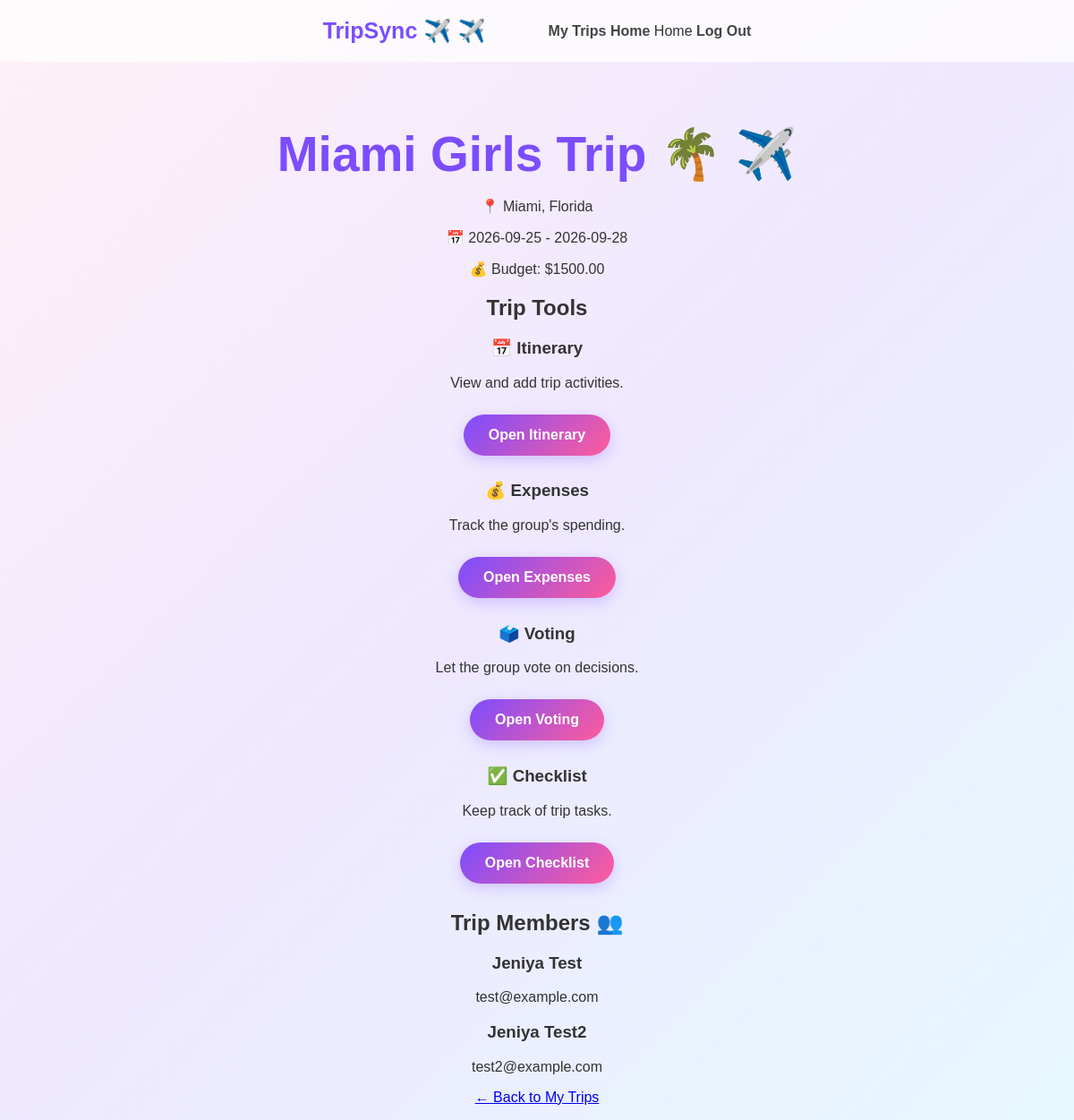
Before: /trip/1 (signed in) with the older database file.
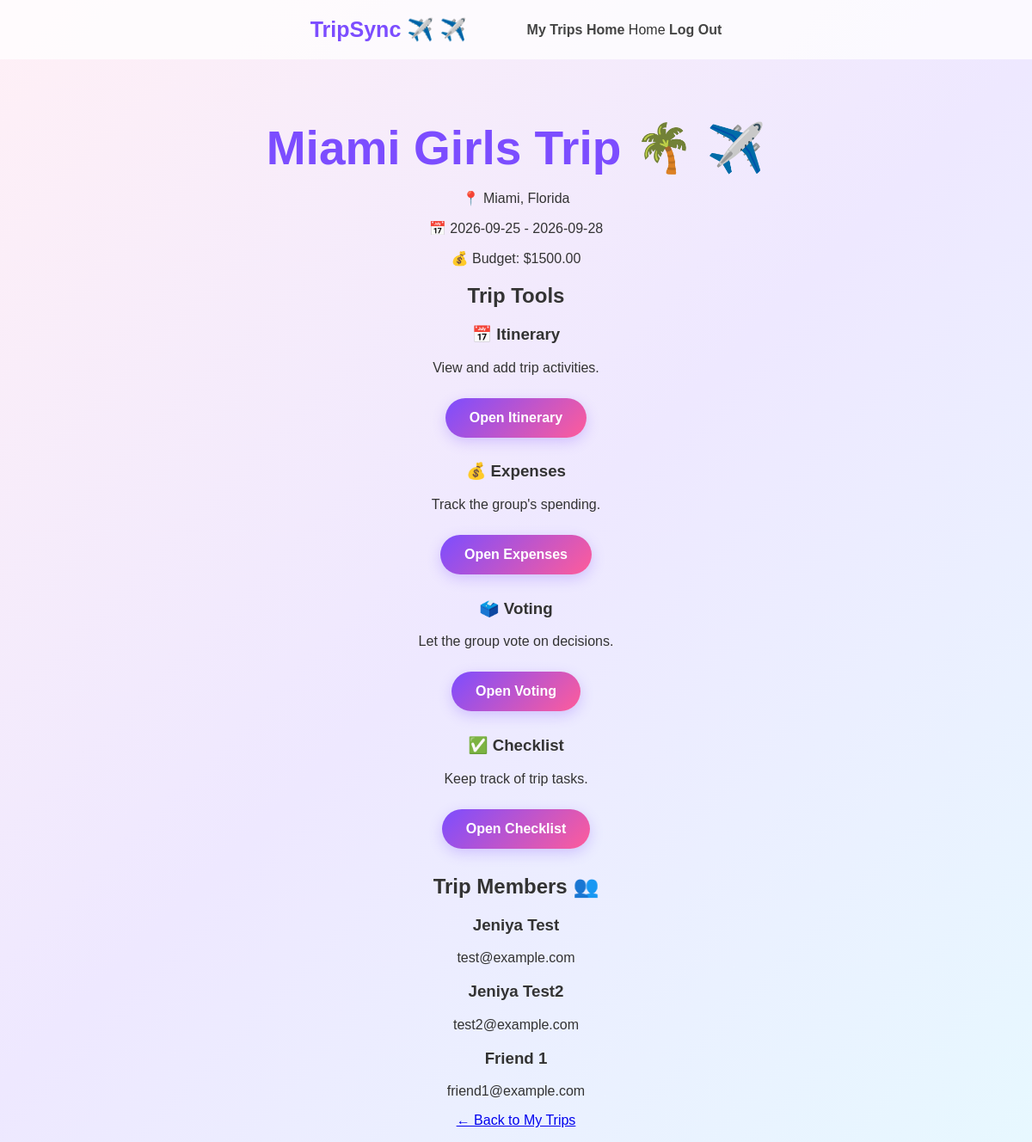
After: the same page with the newer database file.
### tables this page shows
CREATE TABLE users (
            id INTEGER PRIMARY KEY AUTOINCREMENT,
            name TEXT NOT NULL,
            email TEXT UNIQUE NOT NULL,
            password TEXT NOT NULL
        );

### app.py (the view, shortened to what this page needs)
@app.route(
    "/trip/<int:trip_id>"
)
def trip_details(trip_id):
    if not logged_in():
        return redirect(
            url_for("login")
        )
    connection = get_db_connection()
    trip = connection.execute("""
        SELECT *
        FROM trips
        WHERE id = ?
    """, (
        trip_id,
    )).fetchone()
    owner = connection.execute("""
        SELECT
            name,
            email

        FROM users

        WHERE id = ?
    """, (
        trip["user_id"],
    )).fetchone()
    members = connection.execute("""
        SELECT
            users.name,
            users.email

        FROM trip_members

        JOIN users
        ON users.id =
           trip_members.user_id

        WHERE trip_members.trip_id = ?
    """, (
        trip_id,
    )).fetchall()
    connection.close()
    all_members = []
    if owner:
        all_members.append(owner)
    all_members.extend(members)
    return render_template(
        "trip.html",
        trip=trip,
        members=all_members
    )

### app.py (called while the page is built)
def get_db_connection():
    connection = sqlite3.connect(DATABASE)
    connection.row_factory = sqlite3.Row
    return connection

def logged_in():
    return "user_id" in session

def user_can_access_trip(connection, trip_id):
    result = connection.execute("""
        SELECT trips.id

        FROM trips

        LEFT JOIN trip_members
        ON trips.id = trip_members.trip_id

        WHERE trips.id = ?

        AND (
            trips.user_id = ?
            OR trip_members.user_id = ?
        )

        LIMIT 1
    """, (
        trip_id,
        session["user_id"],
        session["user_id"]
    )).fetchone()
    return result

### templates/trip.html (shortened to what this page needs)
<!DOCTYPE html>
<html lang="en">
<head>
    <link
        rel="stylesheet"
        href="{{ url_for('static', filename='style.css') }}"
    >
</head>
<body>
<nav>
    <h2>TripSync ✈️</h2>
    <div>
        <a href="{{ url_for('dashboard') }}">
            My Trips
        </a>
        <a href="{{ url_for('dashboard') }}">Home</a>
            Home
        <a href="{{ url_for('logout') }}">
            Log Out
        </a>
    </div>
</nav>
<main class="dashboard-container">
    <h1>
        {{ trip['trip_name'] }} 🌴
    </h1>
    <p>
        📍 {{ trip['destination'] }}
    </p>
    <p>
        📅 {{ trip['start_date'] }}
        -
        {{ trip['end_date'] }}
    </p>
    <p>
        💰 Budget:
        ${{ "%.2f"|format(trip['budget']) }}
    </p>
    <section class="my-trips">
        <h2>Trip Tools</h2>
        <div class="trip-cards">
            <div class="trip-card">
                <h3>📅 Itinerary</h3>
                <p>
                    View and add trip activities.
                </p>
                <a href="{{ url_for(
                    'itinerary',
                    trip_id=trip['id']
                ) }}">
                    <button type="button">
                        Open Itinerary
                    </button>
                </a>
            </div>
            <div class="trip-card">
                <h3>💰 Expenses</h3>
                <p>
                    Track the group's spending.
                </p>
                <a href="{{ url_for(
                    'expenses',
                    trip_id=trip['id']
                ) }}">
                    <button type="button">
                        Open Expenses
                    </button>
                </a>
            </div>
            <div class="trip-card">
                <h3>🗳️ Voting</h3>
                <p>
                    Let the group vote on decisions.
                </p>
                <a href="{{ url_for(
                    'voting',
                    trip_id=trip['id']
                ) }}">
                    <button type="button">
                        Open Voting
                    </button>
                </a>
            </div>
            <div class="trip-card">
                <h3>✅ Checklist</h3>
                <p>
                    Keep track of trip tasks.
                </p>
                <a href="{{ url_for(
                    'checklist',
                    trip_id=trip['id']
                ) }}">
                    <button type="button">
                        Open Checklist
                    </button>
                </a>
            </div>
        </div>
    </section>
    <section class="my-trips">
        <h2>
            Trip Members 👥
        </h2>
        {% if members %}
            <div class="trip-cards">
                {% for member in members %}
                    <div class="trip-card">
                        <h3>
                            {{ member['name'] }}
                        </h3>
                        <p>
                            {{ member['email'] }}
                        </p>
                    </div>
                {% endfor %}
            </div>
        {% else %}
            <p>
                No other members have been added yet.
            </p>
        {% endif %}
    </section>
    <p>
        <a href="{{ url_for('dashboard') }}">
            ← Back to My Trips
        </a>
    </p>
</main>
</body>
</html>

Changed rows visible on the page:
added users: name "Friend 1", email "friend1@example.com"
